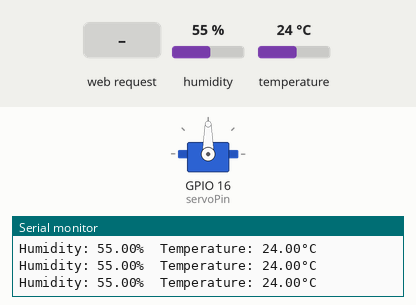
A sketch run on a simulated ESP8266 (NodeMCU). Shown: servo, the last lines printed to the serial monitor. The test bench sets the inputs (shaded band); at power-on: temperature 24 °C, humidity 55 %. WiFi joins after 1.5 s; servers stay silent unless stated.

Above: at 2.7 s.
2.8 s: HTTP request GET /dispensar received
At 2.96 s:
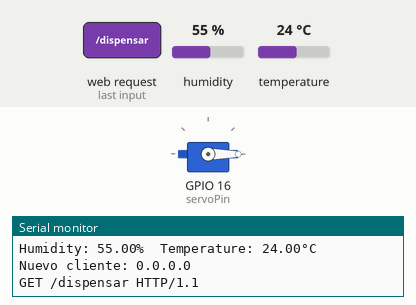
At 4.0 s:
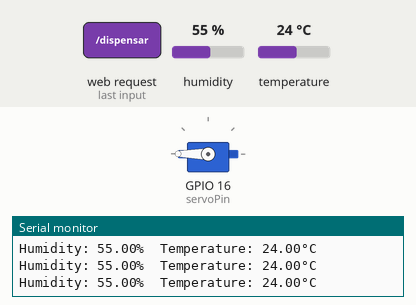
4.5 s: temperature set to 2 °C
10.5 s: HTTP request GET /calcular received
16.5 s: temperature set to 12 °C
Timing chart, 0 to 19.5 s (numbered marks = the images above; inputs shaded):
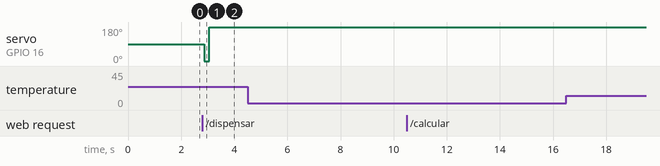

The sketch:

proyectof.ino
```cpp
#include "DHT.h"
#include <Servo.h>
#include <ESP8266WiFi.h>

#define DHTPIN 2
#define DHTTYPE DHT11
DHT dht(2, DHT11);

Servo myservo;
#define servoPin  16 // El servo en el D3
int grado = 180;

const char* ssid = "ThinkPad-E495";
const char* password = "12345678";

WiFiServer server(80);

void setup() {
  Serial.begin(9600);

  dht.begin();

  WiFi.begin(ssid, password);
  myservo.attach(servoPin);

  while (WiFi.status() != WL_CONNECTED) {
    delay(500);
    Serial.print(".");
  }
  Serial.println("Conectado con WiFi.");

  server.begin();
  Serial.println("Servidor web iniciado.");

  Serial.print("Esta es la IP para conectar: ");
  Serial.print("http://");
  Serial.println(WiFi.localIP());
}

void loop() {
  float h = dht.readHumidity();
  float t = dht.readTemperature();

  if (isnan(h) || isnan(t)) {
    Serial.println(F("Failed to read from DHT sensor!"));
    return;
  }

  Serial.print(F("Humidity: "));
  Serial.print(h);
  Serial.print(F("%  Temperature: "));
  Serial.print(t);
  Serial.println("°C");

  WiFiClient client = server.available();
  if (!client) {
    return;
  }

  Serial.print("Nuevo cliente: ");
  Serial.println(client.remoteIP());

  while (!client.available()) {
    delay(1);
  }

  String req = client.readStringUntil('\r');
  Serial.println(req);

  if (req.indexOf("calcular") != -1) {
     Serial.print(F("Humidity: "));
  Serial.print(h);
  Serial.print(F("%  Temperature: "));
  Serial.print(t);
  Serial.println("°C");
  }
  if (req.indexOf("dispensar") != -1) {
    grado = grado - 180;
    myservo.write(grado);
    delay(200);
    grado = grado + 180;
    myservo.write(grado);
  }

  client.println("HTTP/1.1 200 OK");
  client.println("Content-Type: text/html");
  client.println("");
  client.println("<!DOCTYPE HTML>");
  client.println("<html>");
  client.println("<head><meta charset=utf-8></head>");
  client.println("<body><center><font face='Arial'>");
  client.println("<h2><font color='#009900'>DISPENSAPET</font></h2>");
  client.println("<br><br>");
  client.println("<a href='dispensar'><button>Pulsa para dispensar</button></a>");
  client.println("<br>");

  client.print("<h3>Temperatura: ");
  client.print(t);
  client.println("°C</h3>");

client.println("<a href='calcular'><button>Calcular</button></a>");


  client.println("</font></center></body></html>");

  Serial.print("Cliente desconectado: ");
  Serial.println(client.remoteIP());
}
```

Measured:
- after the input at 2.8 s, servo on GPIO 16 (servoPin): 90° → 0° after 0.07 s, → 180° 0.20 s later
